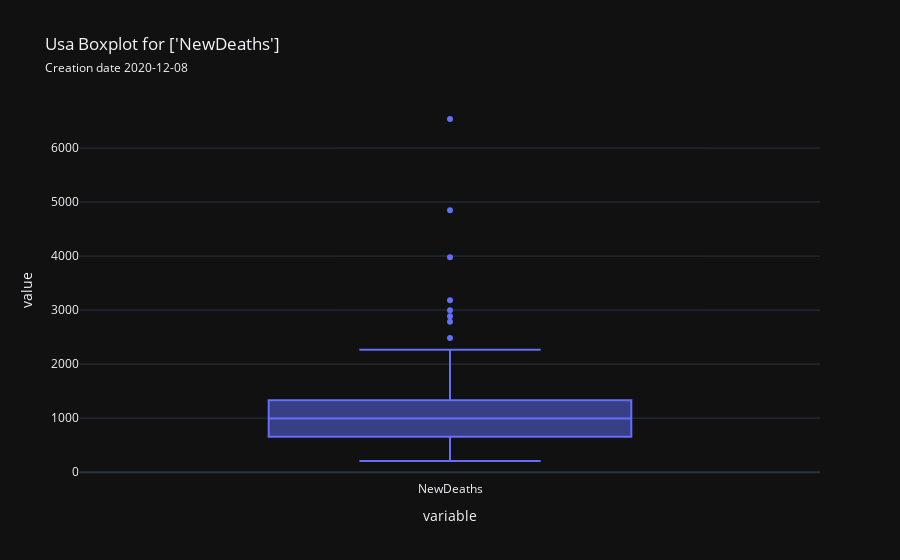

Notebook cell for this chart:
### Code cell
country.boxplot(['NewDeaths'], save=True)

### Figure 1 — Plotly figure (JSON) as saved in the notebook; plotly's stock layout.template omitted (floating-point values rounded to 4 significant figures)
{"data": [{"alignmentgroup": "True", "hovertemplate": "variable=%{x}<br>value=%{y}<extra></extra>", "legendgroup": "", "marker": {"color": "#636efa"}, "name": "", "notched": false, "offsetgroup": "", "orientation": "v", "quartilemethod": "exclusive", "showlegend": false, "type": "box", "x": ["NewDeaths", "NewDeaths", "NewDeaths", "NewDeaths", "NewDeaths", "NewDeaths", "NewDeaths", "NewDeaths", "NewDeaths", "NewDeaths", "NewDeaths", "NewDeaths", "NewDeaths", "NewDeaths", "NewDeaths", "NewDeaths", "NewDeaths", "NewDeaths", "NewDeaths", "NewDeaths", "NewDeaths", "NewDeaths", "NewDeaths", "NewDeaths", "NewDeaths", "NewDeaths", "NewDeaths", "NewDeaths", "NewDeaths", "NewDeaths", "NewDeaths", "NewDeaths", "NewDeaths", "NewDeaths", "NewDeaths", "NewDeaths", "NewDeaths", "NewDeaths", "NewDeaths", "NewDeaths", "NewDeaths", "NewDeaths", "NewDeaths", "NewDeaths", "NewDeaths", "NewDeaths", "NewDeaths", "NewDeaths", "NewDeaths", "NewDeaths", "NewDeaths", "NewDeaths", "NewDeaths", "NewDeaths", "NewDeaths", "NewDeaths", "NewDeaths", "NewDeaths", "NewDeaths", "NewDeaths", "NewDeaths", "NewDeaths", "NewDeaths", "NewDeaths", "NewDeaths", "NewDeaths", "NewDeaths", "NewDeaths", "NewDeaths", "NewDeaths", "NewDeaths", "NewDeaths", "NewDeaths", "NewDeaths", "NewDeaths", "NewDeaths", "NewDeaths", "NewDeaths", "NewDeaths", "NewDeaths", "NewDeaths", "NewDeaths", "NewDeaths", "NewDeaths", "NewDeaths", "NewDeaths", "NewDeaths", "NewDeaths", "NewDeaths", "NewDeaths", "NewDeaths", "NewDeaths", "NewDeaths", "NewDeaths", "NewDeaths", "NewDeaths", "NewDeaths", "NewDeaths", "NewDeaths", "NewDeaths", "NewDeaths", "NewDeaths", "NewDeaths", "NewDeaths", "NewDeaths", "NewDeaths", "NewDeaths", "NewDeaths", "NewDeaths", "NewDeaths", "NewDeaths", "NewDeaths", "NewDeaths"], "x0": " ", "xaxis": "x", "y": [null, 6538.0, 3184.0, 4847.0, 650.0, 933.0, 901.0, 1315.0, 3979.0, 232.0, 1204.0, 1373.0, 1167.0, 1124.0, 479.0, 1122.0, 280.0, 1120.0, 1088.0, 1022.0, 461.0, 1486.0, 343.0, 550.0, 336.0, 856.0, 1156.0, 1031.0, 946.0, 532.0, 431.0, 749.0, 1296.0, 1831.0, 881.0, 530.0, 226.0, 675.0, 1001.0, 1106.0, 873.0, 867.0, 601.0, 206.0, 649.0, 1116.0, 852.0, 1056.0, 696.0, 488.0, 419.0, 663.0, 905.0, 1142.0, 735.0, 750.0, 928.0, 578.0, 952.0, 376.0, 1383.0, 870.0, 399.0, 443.0, 731.0, 986.0, 1220.0, 947.0, 1134.0, 489.0, 395.0, 1043.0, 922.0, 1058.0, 951.0, 1054.0, 454.0, 463.0, 894.0, 1630.0, 1236.0, 1265.0, 1203.0, 603.0, 489.0, 1337.0, 1512.0, 1198.0, 1327.0, 1493.0, 715.0, 611.0, 1406.0, 1904.0, 1956.0, 2161.0, 1813.0, 967.0, 764.0, 1985.0, 2264.0, 1755.0, 1362.0, 1412.0, 760.0, 1088.0, 2230.0, 2999.0, 2786.0, 2887.0, 2483.0, 1336.0, 1272.0], "y0": " ", "yaxis": "y"}], "layout": {"boxmode": "group", "legend": {"tracegroupgap": 0}, "title": {"text": "Usa Boxplot for ['NewDeaths']<br><span style='font-size: 12px;'>Creation date 2020-12-08</span>"}, "xaxis": {"anchor": "y", "domain": [0.0, 1.0], "title": {"text": "variable"}}, "yaxis": {"anchor": "x", "domain": [0.0, 1.0], "title": {"text": "value"}}}}
